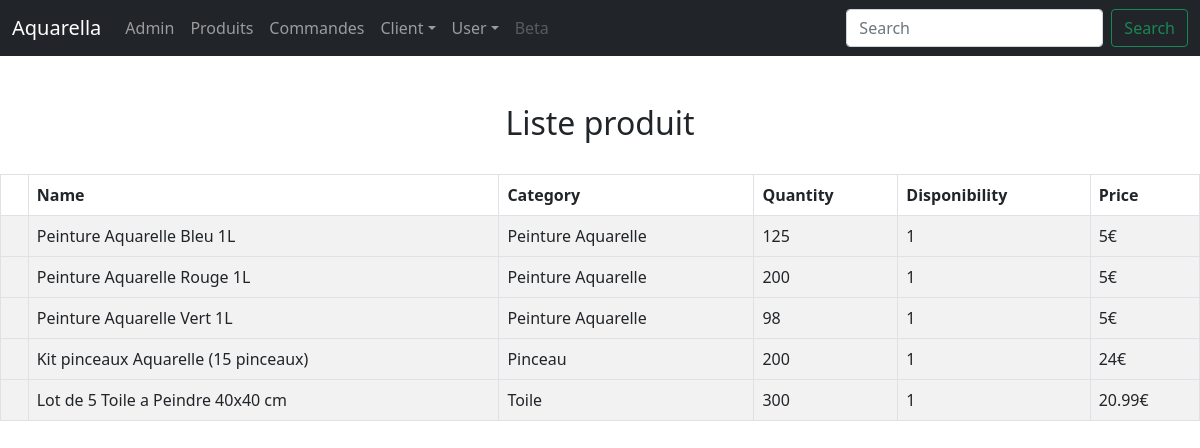
Before: /produit_template/ with the older database file.
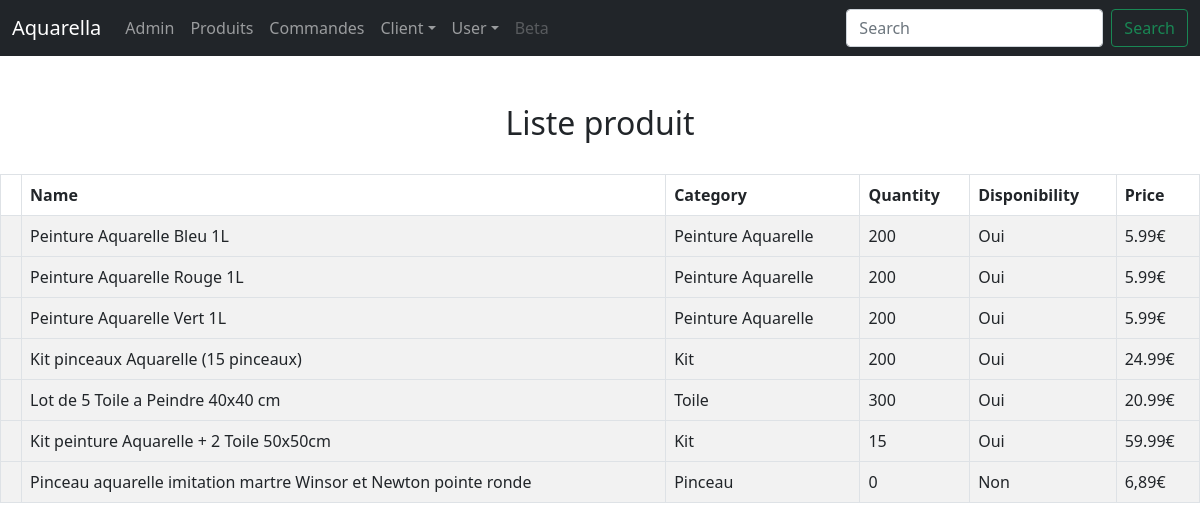
After: the same page with the newer database file.
### accounts/models.py (models this page shows, shortened)
class Produit(models.Model):
    name=models.CharField('Nom du produit',max_length=200)
    type=models.CharField('Type de produit',max_length=200)
    quantity=models.CharField('Quantité',max_length=4)
    disponibility=models.CharField('Disponible',max_length=5)
    price=models.CharField('Prix',max_length=7)

### accounts/views.py (the view)
# urls.py: path('produit_template/',views.produit,name='produit'),
def produit(request):
	all_fields = Produit.objects.all()
	context = {'champs_liste' : all_fields}
	return render(request, 'produit_template.html', context)

### templates/produit_template.html (shortened to what this page needs)
{% extends 'base.html' %}
{% block content %}
<center><h2>Liste produit</h2></center>
<br/>
<table class="table table-bordered table-striped table-hover">
<thead>
  <tr>
    <th scope="col"></th>
    <th scope="col">Name</th>
    <th scope="col">Category</th>
    <th scope="col">Quantity</th>
    <th scope="col">Disponibility</th>
    <th scope="col">Price</th>
  </tr>
</thead>
{% for champs in champs_liste %}
<tbody>
  <tr>
    <th scope="col"></th>
    <td> {{ champs.name }}</td>
    <td> {{ champs.type }}</td>
    <td> {{ champs.quantity }}</td>
    <td> {{ champs.disponibility }}</td>
    <td> {{ champs.price }}</td>
  </tr>
</tbody>
{% endfor %}
</table>
{% endblock content %}

### templates/base.html (shortened to what this page needs)
<!doctype html>
<html lang="en">
  <head>
    <link href="https://cdn.jsdelivr.net/npm/bootstrap@5.0.2/dist/css/bootstrap.min.css" rel="stylesheet">
  </head>
  <body>
    {% include 'navbar.html' %}
    <br/><br/>
    {% block content %}
    {% endblock content %}
  </body>
</html>

### templates/navbar.html (shortened to what this page needs)
<nav class="navbar navbar-expand-lg navbar-dark bg-dark">
    <div class="container-fluid">
      <a class="navbar-brand" href="http://127.0.0.1:8000">Aquarella</a>
      <div class="collapse navbar-collapse" id="navbarSupportedContent">
        <ul class="navbar-nav me-auto mb-2 mb-lg-0">
          <li class="nav-item">
            <a class="nav-link" href="http://127.0.0.1:8000/admin/" target="_blank" role="button">Admin</a>
          </li>
          <li class="nav-item">
            <a class="nav-link" href="{% url 'produit' %}" target="_blank" role="button">Produits</a>
          </li>
          <li class="nav-item">
            <a class="nav-link" href="#" target="_blank" role="button">Commandes</a>
          </li>
          <li class="nav-item dropdown">
            <a class="nav-link dropdown-toggle" href="#" id="navbarDropdown" role="button" data-bs-toggle="dropdown" aria-expanded="false">Client</a>
          </li>
          <li class="nav-item dropdown">
            <a class="nav-link dropdown-toggle" href="#" id="navbarDropdown" role="button" data-bs-toggle="dropdown" aria-expanded="false">User</a>
          </li>
            <a class="nav-link disabled" href="#" tabindex="-1" aria-disabled="true">Beta</a>
        </ul>
        <form class="d-flex">
          <input class="form-control me-2" type="search" placeholder="Search" aria-label="Search">
          <button class="btn btn-outline-success" type="submit">Search</button>
        </form>
      </div>
    </div>
  </nav>

Changed rows visible on the page:
changed Produit "Peinture Aquarelle Bleu 1L": quantity "125" → "200"; disponibility "1" → "Oui"; price "5€" → "5.99€"
changed Produit "Peinture Aquarelle Rouge 1L": disponibility "1" → "Oui"; price "5€" → "5.99€"
changed Produit "Peinture Aquarelle Vert 1L": quantity "98" → "200"; disponibility "1" → "Oui"; price "5€" → "5.99€"
changed Produit "Kit pinceaux Aquarelle (15 pinceaux)": type "Pinceau" → "Kit"; disponibility "1" → "Oui"; price "24€" → "24.99€"
changed Produit "Lot de 5 Toile a Peindre 40x40 cm": disponibility "1" → "Oui"
added Produit: name "Kit peinture Aquarelle + 2 Toile 50x50cm", type "Kit", quantity "15", disponibility "Oui", price "59.99€"
added Produit: name "Pinceau aquarelle imitation martre Winsor et Newton pointe ronde", type "Pinceau", quantity "0", disponibility "Non", price "6,89€"
